Frame 1 (no input): blank canvas, image omitted
Frame 60 (no input): blank canvas, image omitted
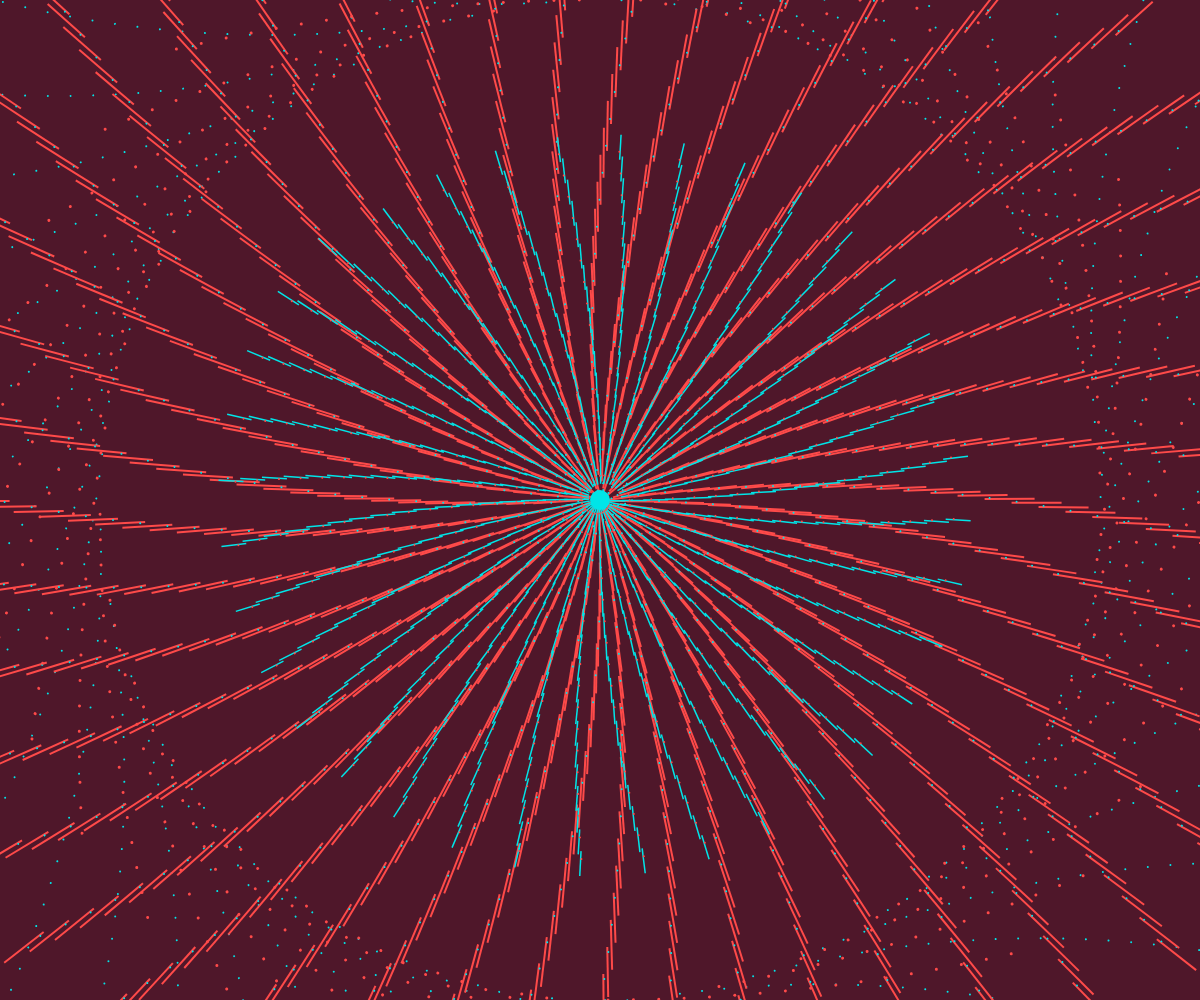
Frame 120 (the mouse pressed at the canvas centre since frame 60)

The p5.js sketch whose frames 1 and 60 were blank and that drew this single picture after the mouse press (run headless with seeded random() and noise() and a simulated clock; from frame 60 on, the mouse is pressed at the canvas centre):

// p5.js sketch
// ── sketch.js
let bg, st, nd, rd, acc, ext, wh, bl;

function setup() {
  // Invece di 400x400, usiamo le dimensioni della finestra di Framer
  createCanvas(windowWidth, windowHeight);
  
  // Definizione colori originali
  bg = '#011C27';
  st = '#FAA6FF';
  nd = '#4F172A';
  rd = '#00E5E8';
  acc = '#E7EB90';
  ext = '#FE4A49';
  wh = '#ffffff';
  bl = '#000000';
}

function draw() {
  background(nd);

  // Rettangoli - Loop 1
  fill(ext);
  noStroke();
  rectMode(CORNER);
  
  for(let i = 0; i < mouseX * 2; i++){
    push();
    translate(width/2, height/2);
    rotate(radians(i * 32 + (i * frameCount * 0.0001)));
    
    fill(ext);
    rect(mouseX * 0.001 * i, 0, 50, 2);
    
    fill(rd);
    ellipse(mouseX * 0.001 * i + 5, 0, 2, 2);
    ellipse(mouseX * 0.001 * i + 5, height/2, 2, 2);
    pop();
  }
  
  // Rettangoli - Loop 2
  for(let i = 0; i < mouseX; i++){
    push();
    translate(width/2, height/2);
    rotate(radians(i * 10 + (i * -frameCount * 0.0001)));
    
    fill(rd);
    rect(mouseX * 0.001 * i, 0, 25, 1.5);
    
    fill(ext);
    ellipse(mouseX * 0.001 * i + 8, 0, 2, 2);
    ellipse(mouseX * 0.001 * i + 8, height/2, 3, 3);
    pop();
  }
  
  // Cerchio cursore
  push();
  translate(mouseX, mouseY);
  fill(rd);
  noStroke();
  circle(0, 0, 20);
  pop();
}

// Questa funzione è vitale per Framer: adatta lo sketch se ridimensioni il componente
function windowResized() {
  resizeCanvas(windowWidth, windowHeight);
}
